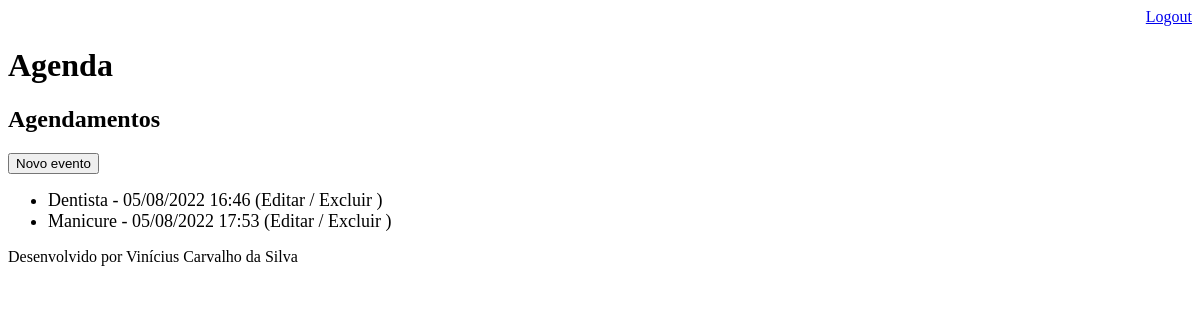
Page /agenda/ (signed in) on the earlier database version.
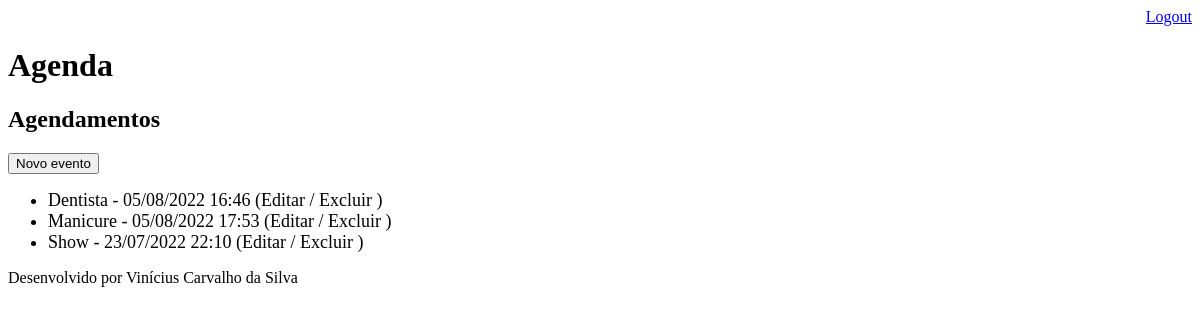
Same page on the later database version.
### core/models.py (models this page shows, shortened)
class Evento(models.Model):
    titulo = models.CharField(max_length=100)
    descricao = models.TextField(blank=True, null=True)
    data_evento = models.DateTimeField(verbose_name = "Data do Evento")
    data_criacao = models.DateTimeField(auto_now=True)
    local = models.TextField(blank=True, null=True)
    usuario = models.ForeignKey(User, on_delete=models.CASCADE)
    class Meta:
        db_table = "evento"
    def get_data_evento(self):
        return self.data_evento.strftime('%d/%m/%Y %H:%M')
    def get_evento_atrasado(self):
        if self.data_evento < datetime.now():
            return True
        else:
            return False
    def one_hour_to_start(self):
        hora_data = datetime.now() + timedelta(hours=1)
        if self.data_evento < hora_data:
            return True
        else:
            return False

### core/views.py (the view)
# urls.py: path('agenda/', views.lista_eventos),
@login_required(login_url='/login/')
def lista_eventos(request):
    user = request.user
    data_atual = datetime.now() - timedelta(hours=1)
    evento = Evento.objects.filter(usuario = user,
                                    data_evento__gt = data_atual
                                    )
    dados = {'eventos': evento}
    return render(request, 'agenda.html', dados)

### templates/agenda.html
{% extends "model-page.html" %}
{% block content %}
    <h2>Agendamentos</h2>
    <a href="evento/">
        <button type="button">Novo evento</button>
    </a>
    <ul>
        {% for evento in eventos %}
            <li style="font-size: 18px">
                {% if evento.get_evento_atrasado  %}
                <div style=  "color: red;">
                {% elif evento.one_hour_to_start  %}
                <div style=  "color: yellow;">
                {% else %}
                <div>
                {%endif%}
                {{evento.titulo}} - {{evento.get_data_evento}}
                (<a style="text-decoration: none ; color: #000;" href="evento/?id={{evento.id}}">Editar</a> /
                <a style="text-decoration: none ; color: #000;" href="evento/delete/{{evento.id}}">Excluir</a>  )
                </div>
            </li>
        {% endfor %}
    </ul>
{% endblock %}

Differences in the rows shown:
added Evento: titulo "Show", get_data_evento "23/07/2022 22:10"
